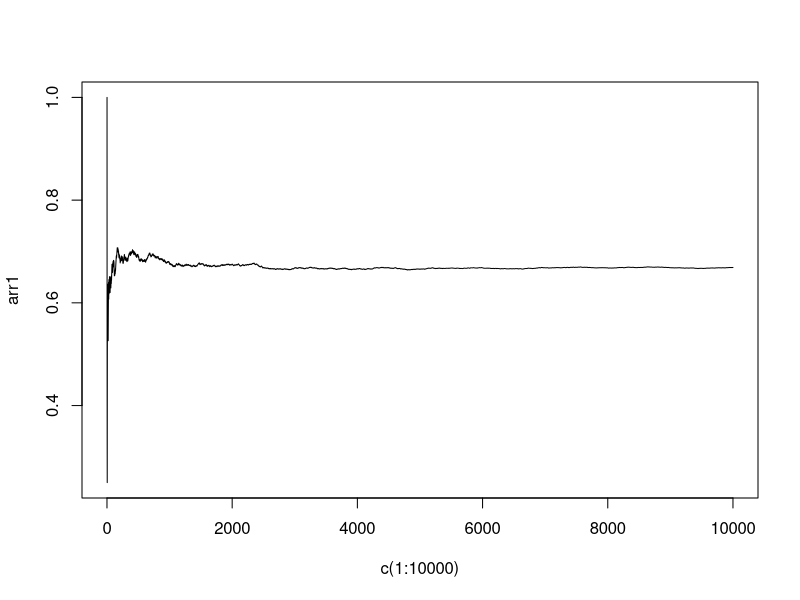
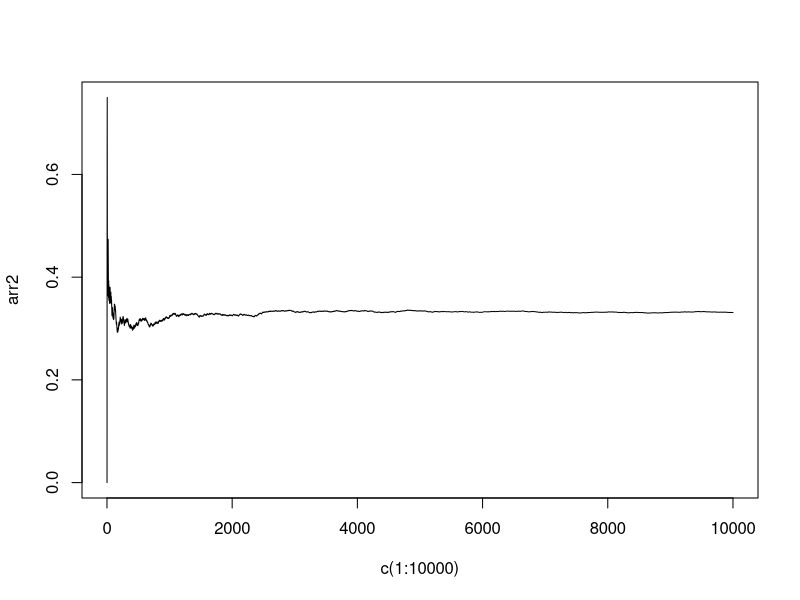

Reproduce these figures in R, in order.
## ---- chunk 1
knitr::opts_chunk$set(echo = TRUE)
## ---- chunk 2
monty_hall_one_play <- function(){
    
  
  all <- c(1,2,3)
  actual <- sample(all,1)
  choice <- sample(all,1)
  host <- subset(all,all != actual)
  host <- subset(host,host != choice)
  host <- sample(host,1)
  end <- c(actual,choice,host)
  
  return (end)

}
## ---- chunk 3
monty_hall_one_play()

monty_hall <- function(iter){
  df <- data.frame()
  for (i in seq(1:iter)){
  arr <- monty_hall_one_play()
  if (arr[2] != arr[1]){
    switch_win <- 1
    stay_win <- 0
  }
  else {
    stay_win <- 1
    switch_win <- 0
  }
  df <- rbind(df,c(arr[2],arr[1],arr[3],switch_win,stay_win))
  }
  return(df)
}
## ---- chunk 4
mh_10000 <- monty_hall(10000)
names(mh_10000) <- c("car_door","initial_choice","door_reveal","switch_win","stay_win")
sapply(mh_10000,mean)
## ---- chunk 5
arr1 <- c()
arr2 <- c()
for (i in seq(1:10000)){
  x <- mean(mh_10000$switch_win[1:i])
  y <- mean(mh_10000$stay_win[1:i])
  arr1[i] <- x
  arr2[i] <- y
  
}

plot(c(1:10000),arr1,'l')
## ---- chunk 6
plot(c(1:10000),arr2,'l')
